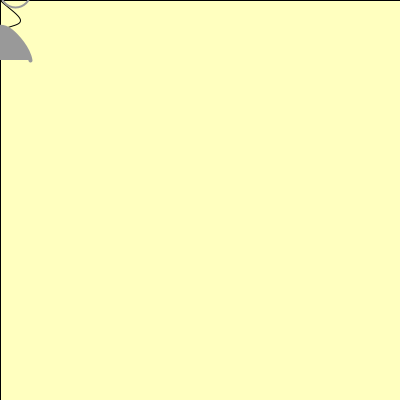
Frame 1 (no input)
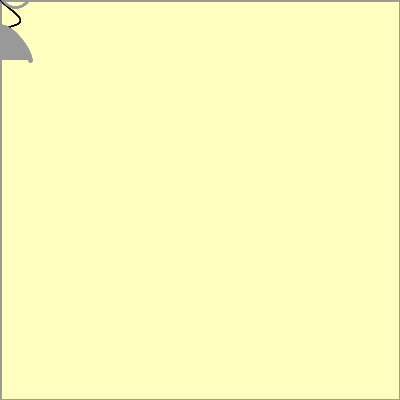
Frame 60 (the mouse pressed at the canvas centre just before this capture)
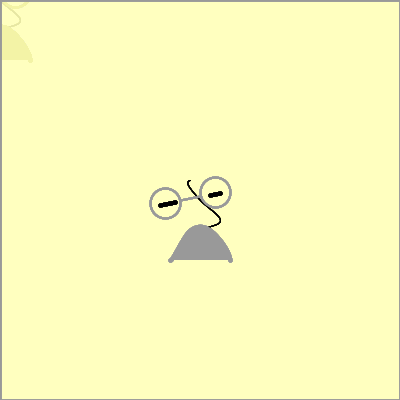
Frame 120 (the mouse held since frame 60 and released just before this capture)

The Processing sketch that drew these frames (run headless with seeded random() and noise(); from frame 60 on, the mouse is pressed at the canvas centre):

// Processing sketch: processing_112089
// ── processing_112089.pde

//September HW5
//Copyright Shanna Chan Pittsburgh,PA 


//variables 
float x,y,wd,ht;

void setup( ) 
{
size(400,400);
background (255,255,191);

wd = 20;
ht = 20;
strokeWeight(1);
}
void draw ( )
{
  fill(255,255,191,10);
rect(0,0,width,height);
  x = mouseX;
y = mouseY;
 figure ();

}

void figure () 
{
  beginShape();

stroke(0);
strokeWeight(1);
//nose and s
noFill();
beginShape();
  curveVertex(x,y-ht*.75);
  curveVertex(x-wd*.5,y-ht);
  curveVertex(x-wd*.6,y-ht*.75);
  curveVertex(x,y);
  curveVertex(x+wd,y+ht);
  curveVertex(x,y+ht*1.5);
  curveVertex(x-wd*2,y+ht*2.5);
endShape();

//mustache 
stroke(153);
strokeWeight(4);
fill(153);
beginShape();
curveVertex(x-wd, y+ht);
  curveVertex(x-wd* 1.5,y+ht*3);
  curveVertex(x-wd*.5,y+ht* 1.5);
  curveVertex(x+wd* .5,y+ht* 1.5);
  curveVertex(x+wd* 1.5,y+ht* 3);
  curveVertex(x+wd,y+ht* 5);
endShape();

//eyes
stroke(0);
strokeWeight(4);
line (x-wd*1.25,y+ht*.125,x-wd*2,y+ht*.25);
line (x+wd,y-ht*.325,x+wd*.5,y-ht*.25);

//Glasses
stroke(153);
noFill();
strokeWeight(2);
ellipse(x-wd*1.75,y+ht*.16,wd*1.5,ht*1.5);
ellipse(x+wd*.75,y-ht*.4,wd*1.5,ht*1.5);

line(x-wd,y,x,y-ht*.2);
}

void keyPressed( )
{
if (key=='g')
{wd=wd*2;
ht=ht*2;

}
if (key=='s')
{wd=wd*.5;
ht=ht*.5;
}
}
